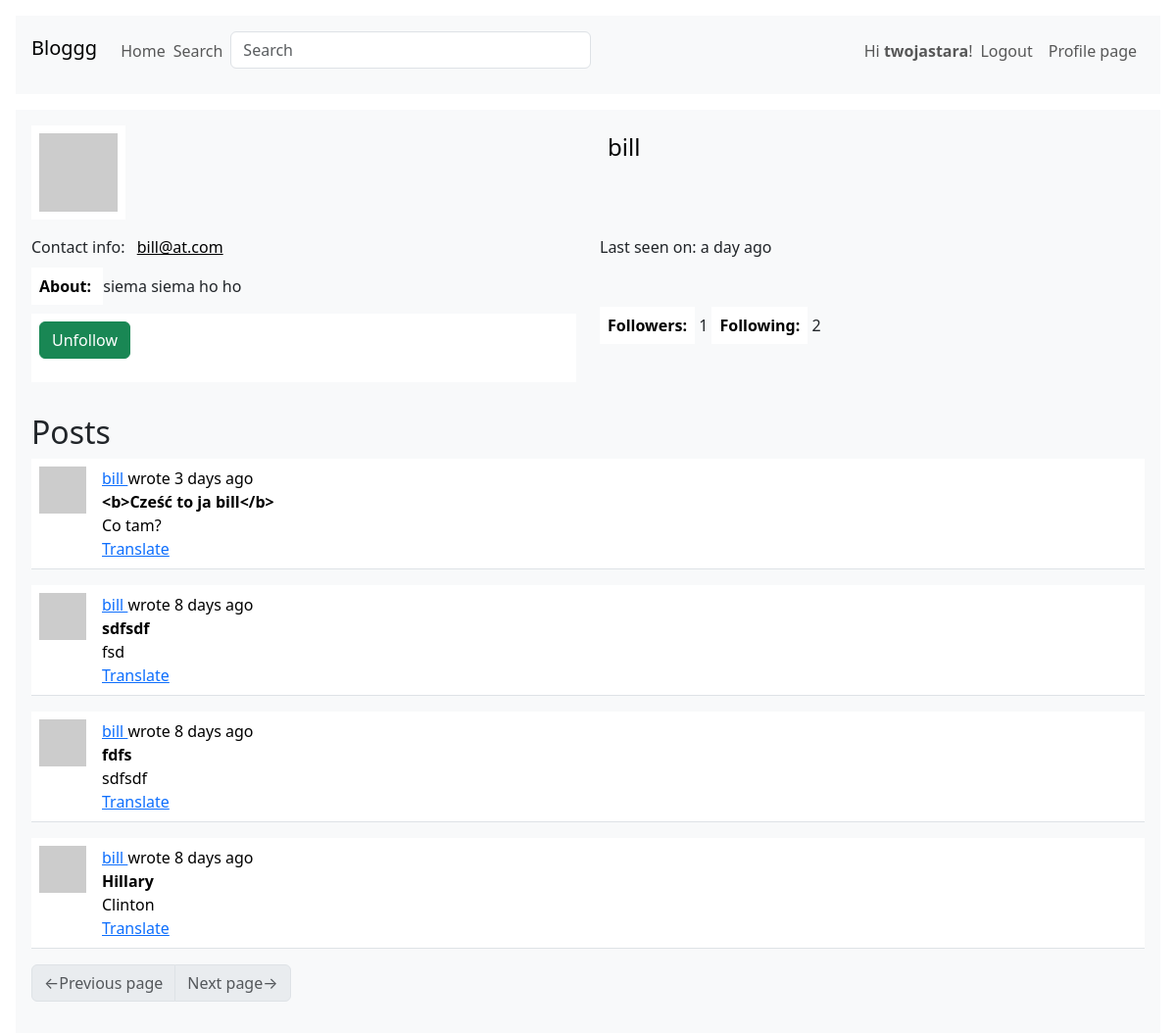
The page /user/bill (signed in) on the database its author committed.
### webapp/models.py (models this page shows, shortened)
class User(UserMixin, db.Model):
    __searchable = ['username']
    id:         sqo.Mapped[int] = sqo.mapped_column(primary_key=True)
    username:   sqo.Mapped[str] = sqo.mapped_column(sqa.String(64), index=True, unique=True)
    email:      sqo.Mapped[str] = sqo.mapped_column(sqa.String(128), index=True, unique=True)
    hashed_pass:sqo.Mapped[Optional[str]] = sqo.mapped_column(sqa.String(256))
    about:      sqo.Mapped[Optional[str]] = sqo.mapped_column(sqa.String(3072))
    last_seen:  sqo.Mapped[Optional[datetime]] = sqo.mapped_column(default=lambda: datetime.now(timezone.utc))
    posts:      sqo.WriteOnlyMapped['Post'] = sqo.relationship(back_populates='author')
    followers:  sqo.WriteOnlyMapped['User'] = sqo.relationship(
        secondary=followers_table, primaryjoin=(followers_table.c.followed_id == id),
        secondaryjoin=(followers_table.c.follower_id == id), back_populates='following'
    )
    following:   sqo.WriteOnlyMapped['User'] = sqo.relationship(
        secondary=followers_table, primaryjoin=(followers_table.c.follower_id == id),
        secondaryjoin=(followers_table.c.followed_id == id), back_populates='followers'
    )
    def avatar(self, size):
        hash = md5((self.username+self.email+str(2384129234)).encode('utf-8')).hexdigest()
        return f'https://www.gravatar.com/avatar/{hash}?d=identicon&s={size}'
    def is_following(self, user) -> bool:
        query = self.following.select().where(User.id == user.id)
        return db.session.scalar(query) is not None
    def followers_counter(self):
        query = sqa.select(sqa.func.count()).select_from(self.followers.select().subquery())
        return db.session.scalar(query)
    def following_counter(self):
        query = sqa.select(sqa.func.count()).select_from(self.following.select().subquery())
        return db.session.scalar(query)
    def get_posts_query(self):
        return self.posts.select().order_by(Post.timestamp.desc())

class SearchableMixin(object):
    @classmethod
    def before_commit(cls, session):
        session._changes = {
            'add': list(session.new),
            'update': list(session.dirty),
            'delete': list(session.deleted)
        }
    @classmethod
    def after_commit(cls, session):
        for obj in session._changes['add']:
            if isinstance(obj, SearchableMixin):
                add_to_index(obj.__tablename__, obj)
        for obj in session._changes['update']:
            if isinstance(obj, SearchableMixin):
                add_to_index(obj.__tablename__, obj)
        for obj in session._changes['delete']:
            if isinstance(obj, SearchableMixin):
                remove_from_index(cls.__tablename__, obj)
        session._changes = None

class Post(SearchableMixin, db.Model):
    __searchable__ = ['title', 'body']
    id:         sqo.Mapped[int] = sqo.mapped_column(primary_key=True)
    user_id:    sqo.Mapped[int] = sqo.mapped_column(sqa.ForeignKey(User.id), index=True)
    timestamp:  sqo.Mapped[datetime] = sqo.mapped_column(index=True, default=lambda: datetime.now(timezone.utc))
    title:      sqo.Mapped[str] = sqo.mapped_column(sqa.String(64), index=True)
    body:       sqo.Mapped[str] = sqo.mapped_column(sqa.String(3072))
    language:   sqo.Mapped[Optional[str]] = sqo.mapped_column(sqa.String(8))
    author:     sqo.Mapped[User] = sqo.relationship(back_populates='posts')

### webapp/main/routes.py (the view)
@bp.route('/user/<username>')
@login_required
def user_page(username):
    user = db.first_or_404(sqa.select(User).where(username == User.username))
    form = EmptyForm()
    page = request.args.get('page', 1, type=int)
    query = user.get_posts_query()
    posts = db.paginate(query, page=page, per_page=current_app.config['POSTS_PER_PAGE'], error_out=False)
    next_url = url_for('main.user_page', username=username, page=posts.next_num) if posts.has_next else None
    prev_url = url_for('main.user_page', username=username, page=posts.prev_num) if posts.has_prev else None
    return render_template('user_page.html', title=f'User {username}',
                           user=user, form=form, posts=posts, next_url=next_url, prev_url=prev_url)

### webapp/main/forms.py
class SearchForm(FlaskForm):
    query = StringField(_l('Search'), validators=[DataRequired()])
    def __init__(self, *args, **kwargs):
        if 'formdata' not in kwargs:
            kwargs['formdata'] = request.args
        if 'meta' not in kwargs:
            kwargs['meta'] = {'csrf': False}
        super(SearchForm, self).__init__(*args, **kwargs)

class EmptyForm(FlaskForm):
    submit = SubmitField(_l('Submit'))

### webapp/__init__.py (called while the page is built)
def get_locale():
    return request.accept_languages.best_match(current_app.config['LANGUAGES'])

### webapp/main/routes.py (called while the page is built)
@bp.before_request
def before_request():
    g.locale = str(get_locale())
    if current_user.is_authenticated:
        current_user.last_seen = datetime.now(timezone.utc)
        db.session.commit()
        g.search_form = SearchForm()

### webapp/models.py (called while the page is built)
@login.user_loader
def load_user(id):
    return db.session.get(User, int(id))

### webapp/templates/user_page.html (shortened to what this page needs)
{% extends "base.html" %}
{% block content %}
<div class="table">
    <div class="row mb-3">
        <div class="col">
            <img src="{{ user.avatar(128) }}">
        </div>
        <div class="col">
            <p class="h4 bg-light">{{ user.username }}</p>
        </div>
    </div>
    <div class="row mb-3">
        <div class="col bg-light">
            {{ _('Contact info:') }} <a class="bg-light" href="mailto:{{ user.email }}">{{ user.email }}</a>
        </div>
        <div class="col">
            {% if user.last_seen %}
                {{ _('Last seen on:') }} {{ moment(user.last_seen).fromNow() }}
            {% endif %}
        </div>
    </div>
    <div class="row mb-3">
        <div class="col">
            {% if user.about %}
                <b>{{ _('About:') }} </b>{{ user.about }}
            {% endif %}
        </div>
    </div>
    <div class="row mb-3">
        {% if current_user != user %}
            <div class="col">
                {% if not current_user.is_following(user) %}
                <form action="{{ url_for('main.follow_user', username=user.username) }}"
                    method="post">
                        {{ form.hidden_tag() }}
                        {% set value %}{{ _('Follow') }}{% endset %}
                        {{ macro_submit.submit_field(form.submit, value=value) }}
                </form>
                {% else %}
                <form action="{{ url_for('main.unfollow_user', username=user.username) }}"
                    method="post">
                        {{ macro_submit.submit_field(form.submit, value=value) }}
                </form>
                {% endif %}
            </div>
        {% endif %}
        <div class="col">
            <b>{{ _('Followers:') }}</b> {{ user.followers_counter() }}
            <b>{{ _('Following:') }}</b> {{ user.following_counter() }}
        </div>
    </div>
</div>
<h2>{{ _('Posts') }}</h2>
{% for post in posts %}
    {% include "sub_post.html" %}
{% endfor %}
{% include "sub_pagination.html" %}
{% endblock %}

### webapp/templates/base.html (shortened to what this page needs)
<!DOCTYPE html>
{% import "macro_form_field.html" as macro_form %}
{% import "macro_submit_field.html" as macro_submit %}
<html>
<head>
    <link href="{{ url_for('static', filename='bootstrap.min.css') }}" rel="stylesheet">
</head>
<body>
    <nav class="navbar navbar-expand bg-light m-3 pt-3 px-3 ">
        <div class="d-flex flex-grow-1">
            <span class="navbar-brand h1">Bloggg</span>
            <ul class="navbar-nav">
                <li class="nav-item">
                    <a class="nav-link" href="{{ url_for('main.index_page') }}">{{ _('Home') }}</a>
                </li>
                {% if g.search_form %}
                    <li class="nav-item">
                        <p class="navbar-text me-2">{{ _('Search') }}</p>
                    </li>
                    <li class="nav-item">
                        <form class="navbar-form navbar-left" method="get"
                            action="{{ url_for('main.search_page') }}">
                                {{ g.search_form.query(size=32, class='form-control',
                                    placeholder=g.search_form.query.label.text) }}
                        </form>
                    </li>
                {% endif %}
            </ul>
        </div>
        <div style="d-flex">
            <ul class="navbar-nav">
            {% if current_user.is_anonymous %}
                <li class="nav-item">
                    <a class="nav-link" href="{{ url_for('auth.login_page') }}">{{ _('Login') }}</a>
                </li>
                <li class="nav-item">
                    <a class="nav-link" href="{{ url_for('auth.registration_page') }}">{{ _('Register') }}</a>
                </li>
            {% else %}
                <li class="nav-item">
                    <p class="navbar-text">{{ _('Hi <b>%(user)s</b>!', user=current_user.username) }}</p>
                </li>
                <li class="nav-item">
                    <a class="nav-link" href="{{ url_for('auth.logout_page') }}">{{ _('Logout') }}</a>
                </li>
                <li class="nav-item">
                    <a class="nav-link" href="{{ url_for('main.user_page',
                        username=current_user.username) }}">{{ _('Profile page') }}</a>
                </li>
            {% endif %}
            </ul>
        </div>
    </nav>
    <div class="container-fluid m-0 px-3">
        <div class="container-fluid m-0 p-3 bg-light">
            {% block content %} {% endblock %}
        </div>
    </div>
</body>
</html>

### webapp/templates/macro_submit_field.html
{% macro submit_field(field, value=None) %}
<div class="mb-3">
    {% if value != None %}
        {{ field(class='btn btn-success', value=value) }}
    {% else %}
        {{ field(class='btn btn-success') }}
    {% endif %}
</div>
{% endmacro %}

### webapp/templates/sub_post.html (shortened to what this page needs)
<table class="table table-hover">
    <tr>
        <td width="64px">
            <a href="{{ url_for('main.user_page', username=post.author.username) }}">
                <img src="{{ post.author.avatar(64) }}" class="img-fluid">
            </a>
        </td>
        <td>
            {{ _('%(username)s wrote %(when)s',
                username=user_link, when=moment(post.timestamp).fromNow()) }}
            <br>
            <b>{{ post.title }}</b>
            <br>
            <span id="post-{{ post.id }}">{{ post.body }}</span>
            {% if post.language and post.language != g.locale %}
                <br>
                <span id="translation-{{ post.id }}">
                    <a href="javascript:translate(
                        'post-{{ post.id }}',
                        'translation-{{ post.id }}',
                        '{{ post.language }}',
                        '{{ g.locale }}');">{{ _('Translate') }}</a>
                </span>
            {% endif %}
        </td>
    </tr>
</table>

### webapp/templates/sub_pagination.html
<nav aria-label="Post navigation">
    <ul class="pagination">
        <li class="page-item{% if not prev_url %} disabled {% endif %}">
            <a class="page-link" href="{{ prev_url }}">
                <span aria-hidden="true">&larr;</span>{{ _('Previous page') }}
            </a>
        </li>
        <li class="page-item{% if not next_url %} disabled {% endif %}">
            <a class="page-link" href="{{ next_url }}">
                {{ _('Next page') }}<span aria-hidden="true">&rarr;</span>
            </a>
        </li>
    </ul>
</nav>

### rows shown on the page
User: username "bill", email "bill@at.com", last_seen "a day ago", about "siema siema ho ho"
Post: title "<b>Cześć to ja bill</b>", body "Co tam?"
Post: title "sdfsdf", body "fsd"
Post: title "fdfs", body "sdfsdf"
Post: title "Hillary", body "Clinton"

### other values the page prints
{{ user.followers_counter() }} "1"
{{ user.following_counter() }} "2"
